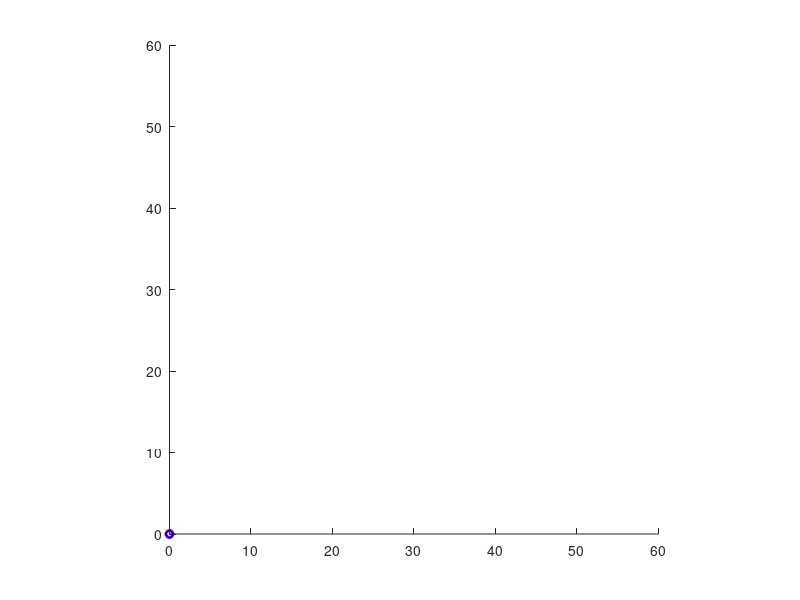

This figure's MATLAB source: (Note: this script raises an error after producing the figure.)
function simulate()

    close all
    clf
    hold on
    plot_prediction = plot(0,0,'or-', 'Linewidth', 1.5);
    plot_trajectory = plot(0,0,'db-','Linewidth', 1.5);
    axis equal
    xlim([0 60])
    ylim([0 60])
    
    current_state = [0; 0;0;0;0;0];
    current_MPC_solution = [];
    
    [H,Ts,id_u1, id_u2,id_x,id_z,id_theta,id_dotx,id_dotz,id_dottheta] = drone_info;
%[xobs,yobs, obj_coord,radius] = obstacle;
     %   plot(xobs,yobs, '-k','Linewidth', 1.5);

    for k = 1:50
        
        %% Run the controller
        [command, current_MPC_solution, predicted_trajectory] = ...
            optimizetrajectory(current_state, current_MPC_solution);
        
        %% Run the simulation
        current_state = simulate_timestep(current_state, command);

        %% Visualize
        plot_prediction.XData = predicted_trajectory(:,1);
        plot_prediction.YData = predicted_trajectory(:,2);
        plot_trajectory.XData(end+1) = current_state(1);
        plot_trajectory.YData(end+1) = current_state(2);
        
        drawnow
        pause(0.05)
    end

end